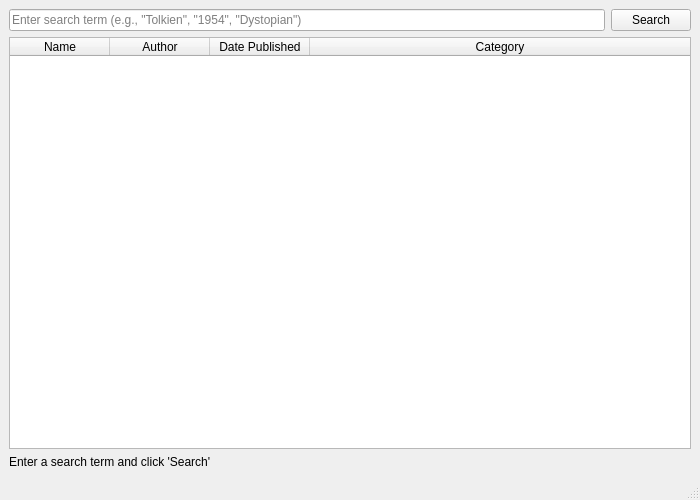
<?xml version="1.0" encoding="UTF-8"?>
<ui version="4.0">
 <class>MainWindow</class>
 <widget class="QMainWindow" name="MainWindow">
  <property name="geometry">
   <rect>
    <x>0</x>
    <y>0</y>
    <width>700</width>
    <height>500</height>
   </rect>
  </property>
  <property name="windowTitle">
   <string>Book Library Search</string>
  </property>
  <widget class="QWidget" name="centralwidget">
   <layout class="QVBoxLayout" name="verticalLayout">
    <item>
     <layout class="QHBoxLayout" name="searchLayout">
      <item>
       <widget class="QLineEdit" name="search_input">
        <property name="placeholderText">
         <string>Enter search term (e.g., "Tolkien", "1954", "Dystopian")</string>
        </property>
       </widget>
      </item>
      <item>
       <widget class="QPushButton" name="search_button">
        <property name="text">
         <string>Search</string>
        </property>
       </widget>
      </item>
     </layout>
    </item>
    <item>
     <widget class="QTableWidget" name="results_table">
      <property name="editTriggers">
       <set>QAbstractItemView::NoEditTriggers</set>
      </property>
      <property name="selectionBehavior">
       <enum>QAbstractItemView::SelectRows</enum>
      </property>
      <attribute name="horizontalHeaderStretchLastSection">
       <bool>true</bool>
      </attribute>
      <column>
       <property name="text">
        <string>Name</string>
       </property>
      </column>
      <column>
       <property name="text">
        <string>Author</string>
       </property>
      </column>
      <column>
       <property name="text">
        <string>Date Published</string>
       </property>
      </column>
      <column>
       <property name="text">
        <string>Category</string>
       </property>
      </column>
     </widget>
    </item>
    <item>
     <widget class="QLabel" name="status_label">
      <property name="text">
       <string>Enter a search term and click 'Search'</string>
      </property>
     </widget>
    </item>
   </layout>
  </widget>
  <widget class="QMenuBar" name="menubar"/>
  <widget class="QStatusBar" name="statusbar"/>
 </widget>
 <resources/>
 <connections/>
</ui>
